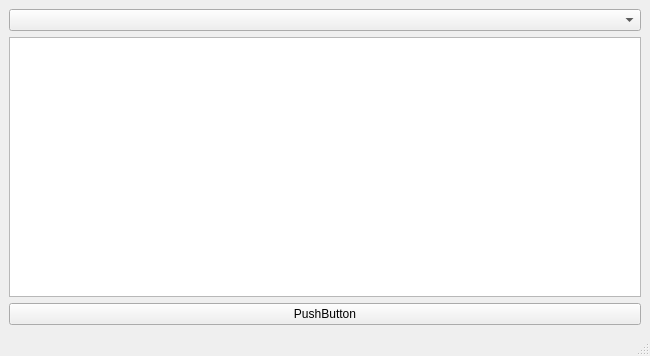
<?xml version="1.0" encoding="UTF-8"?>
<ui version="4.0">
 <class>MainWindow</class>
 <widget class="QMainWindow" name="MainWindow">
  <property name="geometry">
   <rect>
    <x>0</x>
    <y>0</y>
    <width>650</width>
    <height>356</height>
   </rect>
  </property>
  <property name="windowTitle">
   <string>MainWindow</string>
  </property>
  <widget class="QWidget" name="centralwidget">
   <layout class="QVBoxLayout" name="verticalLayout_2">
    <item>
     <layout class="QVBoxLayout" name="verticalLayout">
      <item>
       <widget class="QComboBox" name="comboBox"/>
      </item>
      <item>
       <widget class="QListWidget" name="listWidget"/>
      </item>
      <item>
       <widget class="QPushButton" name="pushButton">
        <property name="text">
         <string>PushButton</string>
        </property>
       </widget>
      </item>
     </layout>
    </item>
   </layout>
  </widget>
  <widget class="QMenuBar" name="menubar">
   <property name="geometry">
    <rect>
     <x>0</x>
     <y>0</y>
     <width>650</width>
     <height>22</height>
    </rect>
   </property>
  </widget>
  <widget class="QStatusBar" name="statusbar"/>
 </widget>
 <resources/>
 <connections/>
</ui>
